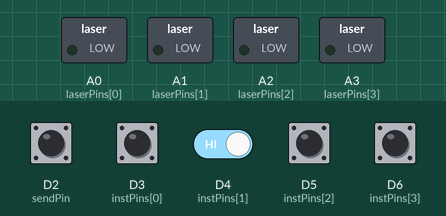
Simulated run of this sketch. Board: Arduino Uno R4 WiFi. Shown: switched loads named in the sketch (green lamp = pin HIGH). The inputs (shaded band) are chosen by the test bench; at power-on: D2 (sendPin), D3 (instPins[0]), D4 (instPins[1]), D5 (instPins[2]), D6 (instPins[3]) HIGH. WiFi joins after 1.5 s; servers stay silent unless stated; what the sketch prints to the serial monitor is not drawn.

Above: at 3.7 s.
3.8 s: D2 (sendPin) pulled LOW for 0.15 s
5.4 s: D3 (instPins[0]) pulled LOW for 0.15 s
7.0 s: D2 (sendPin) pulled LOW for 1 s
At 7.15 s:
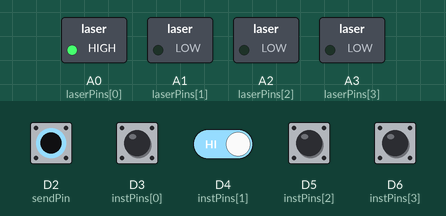
9.5 s: D2 (sendPin) driven LOW and D4 (instPins[1]) driven LOW
At 9.7 s:
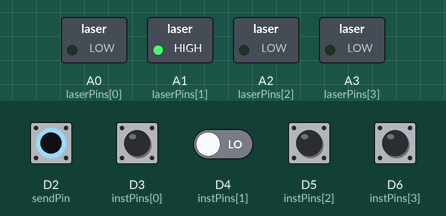
Timing chart, 0 to 12.5 s (numbered marks = the images above; inputs shaded):
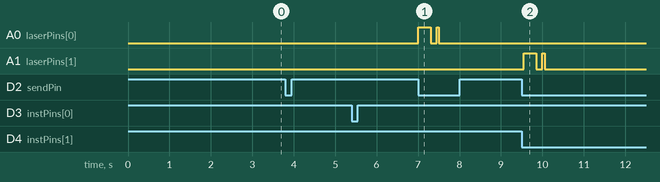

Measured:
- after the input at 3.8 s, every drawn part: stays the same
- after the input at 5.4 s, every drawn part: stays the same
- after the input at 7.0 s, A0 (laserPins[0]): LOW → HIGH at once, → LOW 0.30 s later, → HIGH 0.15 s later, → LOW 0.05 s later
- after the input at 9.5 s, A1 (laserPins[1]): LOW → HIGH after 0.05 s, → LOW 0.30 s later, → HIGH 0.15 s later, → LOW 0.05 s later

The sketch:

systemtest332_conductor_laser.ino
```cpp
// ============================================================
// test_332_laser_conductor.ino
// 332 レーザ遅延テスト — 指揮者側
//
// [計測方式]
//   T1 = millis() → sendLaserCommand() (~650ms ブロック)
//   楽器がレーザ受信直後に UDP "LASER_ACK" を返送
//   T2 = millis() on ACK receive
//   遅延 = T2 - T1  (レーザ送信〜楽器反映確認まで)
//
// [期待値]
//   レーザプロトコル時間 ~650ms + UDP ~10ms = 約 660ms
//
// [合格基準]
//   遅延 < 1000ms → PASS  (10/10 回)
//
// [手順]
//   1. 楽器選択ボタンで対象楽器を選ぶ
//   2. 送信ボタンを押す (10回繰り返す)
//   3. 指揮者シリアルモニタで遅延を確認する
// ============================================================

#include <WiFiS3.h>
#include <WiFiUdp.h>

// ---- WiFi ----
char ssid[] = "hackathon010-WPA2";
char pass[] = "hackathon010";

// ---- ピン ----
const int laserPins[] = {A0, A1, A2, A3};
const int instPins[]  = {3, 4, 5, 6};
const int sendPin     = 2;    // 送信トリガーボタン

// ---- UDP ----
WiFiUDP Udp;
const unsigned int localPort = 9090;
const unsigned int destPort  = 8080;
IPAddress broadcastIP;

// ---- テスト設定 ----
const int  NUM_TRIALS     = 10;
const long PASS_THRESHOLD = 1000;   // ms

// ---- 計測データ ----
int  trialCount = 0;
int  passCount  = 0;
long delays[NUM_TRIALS];

// ---- 状態 ----
int  targetLaser  = -1;
bool waitingAck   = false;
unsigned long T1  = 0;

bool lastSendState    = HIGH;
bool lastInstState[4] = {HIGH, HIGH, HIGH, HIGH};

// ============================================================
void setup() {
  Serial.begin(9600);

  for (int i = 0; i < 4; i++) {
    pinMode(laserPins[i], OUTPUT);
    digitalWrite(laserPins[i], LOW);
  }
  for (int i = 0; i < 4; i++) pinMode(instPins[i], INPUT_PULLUP);
  pinMode(sendPin, INPUT_PULLUP);

  Serial.print("WiFi 接続中...");
  while (WiFi.begin(ssid, pass) != WL_CONNECTED) { delay(1000); Serial.print("."); }
  Serial.println(" 接続完了");
  Serial.print("IP: "); Serial.println(WiFi.localIP());

  IPAddress ip     = WiFi.localIP();
  IPAddress subnet = WiFi.subnetMask();
  for (int i = 0; i < 4; i++)
    broadcastIP[i] = (ip[i] & subnet[i]) | (~subnet[i] & 0xFF);

  Udp.begin(localPort);

  // 楽器が指揮者 IP を覚えるために BPM 送信
  Udp.beginPacket(broadcastIP, destPort);
  Udp.print("BPM:120");
  Udp.endPacket();
  delay(1000);   // 楽器の起動・受信を待つ

  Serial.println("=== 332 レーザ遅延テスト (指揮者側) ===");
  Serial.println("合格基準: レーザ遅延 < 1000ms (期待値 ~660ms)");
  Serial.println("手順: 楽器選択ボタン → 送信ボタン を 10 回");
  Serial.println("------------------------------------------");
}

// ============================================================
void loop() {
  if (trialCount >= NUM_TRIALS) return;

  // ---- 楽器選択 ----
  for (int i = 0; i < 4; i++) {
    bool st = digitalRead(instPins[i]);
    if (lastInstState[i] == HIGH && st == LOW) {
      targetLaser = i;
      Serial.print("楽器選択: laser="); Serial.println(i);
      delay(50);
    }
    lastInstState[i] = st;
  }

  // ---- 送信トリガー ----
  bool sendState = digitalRead(sendPin);
  if (lastSendState == HIGH && sendState == LOW && !waitingAck) {
    if (targetLaser == -1) {
      Serial.println("!! 楽器が選択されていません");
    } else {
      Serial.print("[試行 "); Serial.print(trialCount + 1);
      Serial.print("/"); Serial.print(NUM_TRIALS);
      Serial.print("] レーザ送信中 (laser="); Serial.print(targetLaser); Serial.println(")...");

      T1 = millis();
      sendLaserCommand(0b010, targetLaser);   // CMD_VOL_UP
      waitingAck = true;
      // sendLaserCommand() が ~650ms ブロック。
      // その間に楽器が LASER_ACK を送信 → バッファに溜まっている
    }
    delay(50);
  }
  lastSendState = sendState;

  // ---- ACK 受信 ----
  if (waitingAck) {
    int ps = Udp.parsePacket();
    if (ps > 0) {
      char buf[32] = {0};
      Udp.read(buf, sizeof(buf) - 1);

      if (strncmp(buf, "LASER_ACK", 9) == 0) {
        unsigned long T2 = millis();
        long d = (long)(T2 - T1);

        delays[trialCount] = d;
        bool pass = (d <= PASS_THRESHOLD);
        if (pass) passCount++;
        trialCount++;
        waitingAck = false;

        Serial.print("  遅延 = "); Serial.print(d);
        Serial.println(pass ? " ms → PASS" : " ms → FAIL");

        if (trialCount >= NUM_TRIALS) printSummary();
      }
    }

    // タイムアウト 2000ms
    if (waitingAck && millis() - T1 > 2000) {
      Serial.println("  !! タイムアウト (ACK 未着)");
      delays[trialCount] = 2000;
      trialCount++;
      waitingAck = false;
      if (trialCount >= NUM_TRIALS) printSummary();
    }
  }
}

// ============================================================
void printSummary() {
  long sum = 0, maxD = 0;
  Serial.println("");
  Serial.println("============================================");
  Serial.println("  レーザ遅延テスト 集計  (テスト番号 332)");
  Serial.println("============================================");
  for (int i = 0; i < NUM_TRIALS; i++) {
    Serial.print("  試行 "); Serial.print(i + 1); Serial.print(" : ");
    Serial.print(delays[i]); Serial.print(" ms → ");
    Serial.println(delays[i] <= PASS_THRESHOLD ? "PASS" : "FAIL");
    sum += delays[i];
    if (delays[i] > maxD) maxD = delays[i];
  }
  Serial.print("  平均遅延 : "); Serial.print(sum / NUM_TRIALS); Serial.println(" ms");
  Serial.print("  最大遅延 : "); Serial.print(maxD); Serial.println(" ms");
  Serial.print("  PASS 率  : "); Serial.print(passCount);
  Serial.print("/"); Serial.println(NUM_TRIALS);
  Serial.print("  判定     : ");
  Serial.println(passCount == NUM_TRIALS ? "合格" : "不合格");
  Serial.println("============================================");
}

// ============================================================
void sendLaserCommand(byte command, int target) {
  setLaserState(target, HIGH); delay(300);
  setLaserState(target, LOW);  delay(50);
  for (int bit = 2; bit >= 0; bit--) {
    int bitValue = (command >> bit) & 0x01;
    setLaserState(target, bitValue == 1 ? HIGH : LOW); delay(50);
    setLaserState(target, LOW); delay(50);
  }
}

void setLaserState(int target, int state) {
  if (target == -1) {
    for (int i = 0; i < 4; i++) digitalWrite(laserPins[i], state);
  } else {
    digitalWrite(laserPins[target], state);
  }
}
```
